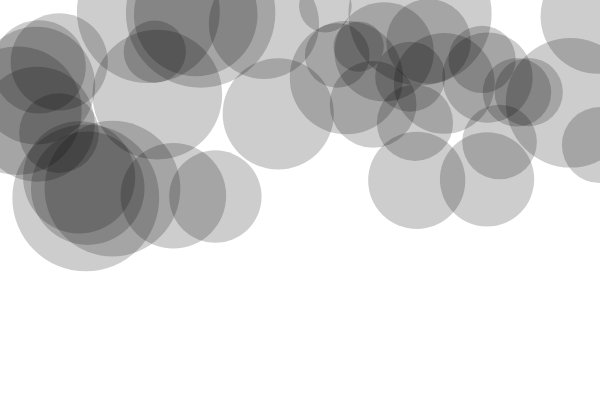
Frame 1 (no input)
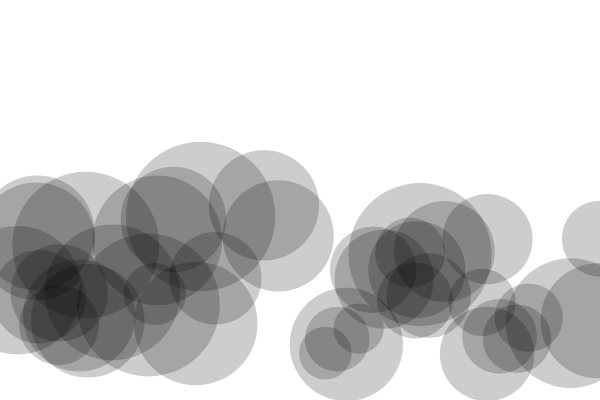
Frame 60 (no input)
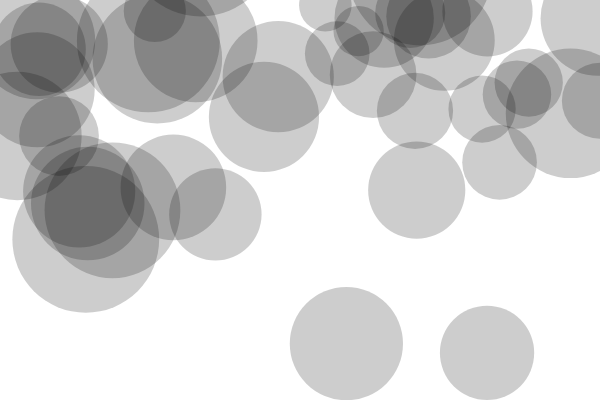
Frame 120 (the mouse pressed at the canvas centre since frame 60)

The p5.js sketch that drew these frames (run headless with seeded random() and noise() and a simulated clock; from frame 60 on, the mouse is pressed at the canvas centre):

// p5.js sketch
// ── sketch.js
var ball = new Array(40);
var gravity = 0.1; 

function setup() { 
  createCanvas(600, 400); 
  noStroke();
  for (var i = 0; i < ball.length; i++) {
    ball[i] = new Ball(random(0,width),random(0, height/2),random(5),random(50,150));
  }
} 

function draw() { 
  background(255); 
  for (var i = 0; i < ball.length; i++) {
    ball[i].display();
    ball[i].update();
  }
} 

function Ball(x, y, speed, w) {
  this.display = function() {
    fill(0, 50);
    ellipse(x,y,w,w); 
  }

  this.update = function() {
    y = y + speed; 
    speed = speed + gravity; 
    if (y > height-w/2) { 
      speed = speed * -0.95; 
    } 
  }
}
